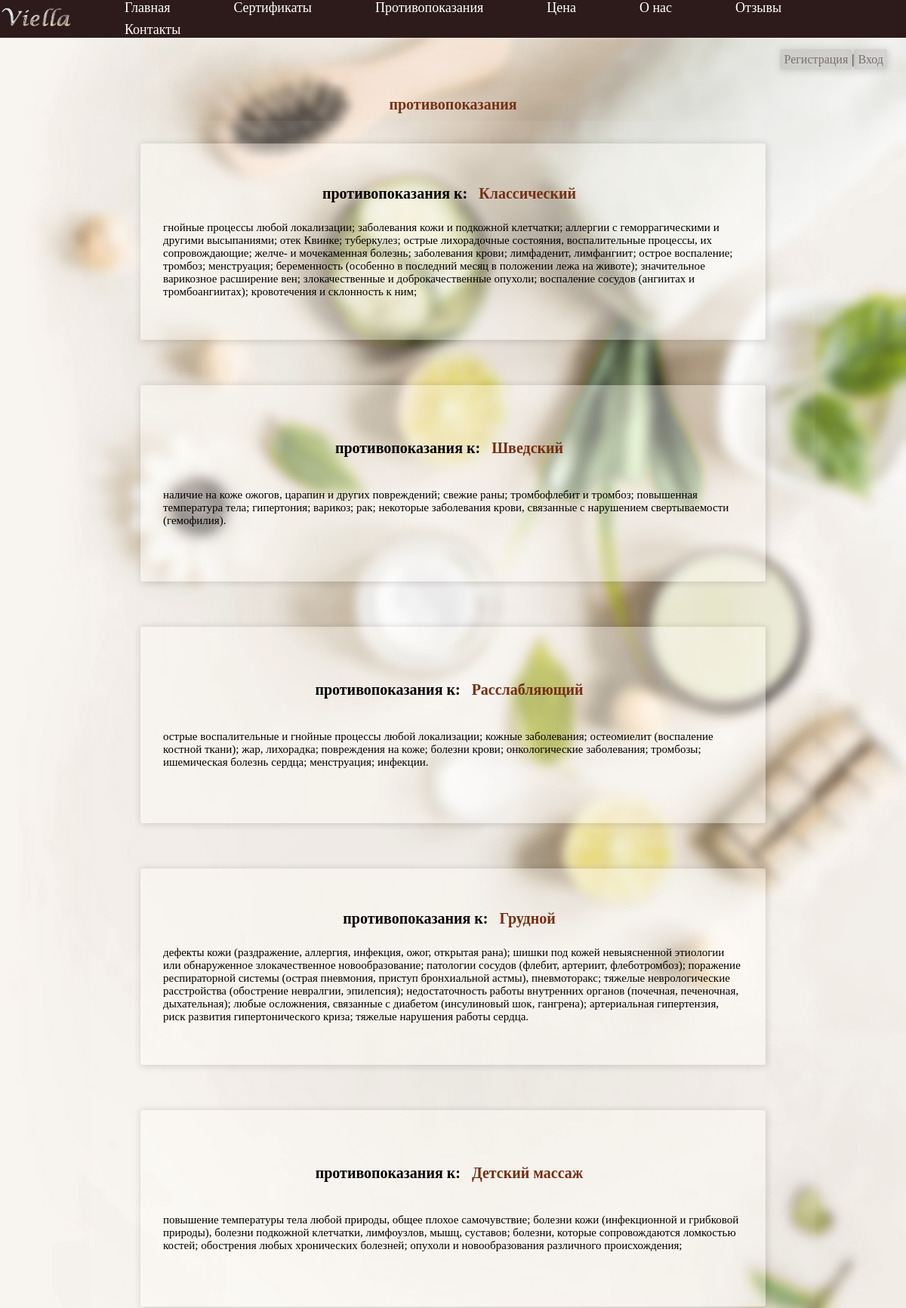
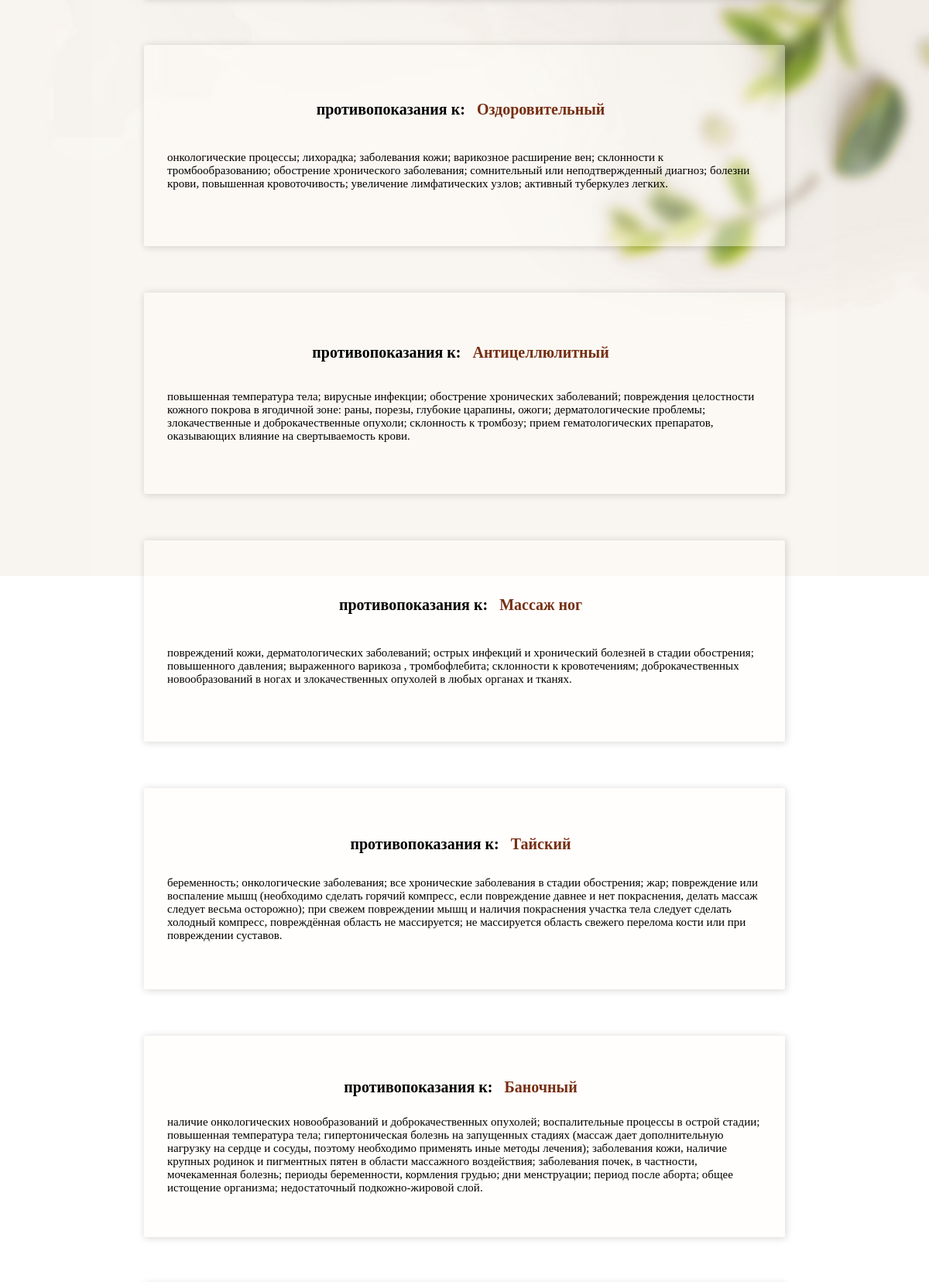
/stop/ (upper part), run on the app's committed database (2 pictures, top to bottom).
### main/models.py (models this page shows, shortened)
class Stop(models.Model):
    name_massage = models.OneToOneField(Massage, on_delete = models.CASCADE, primary_key = True, verbose_name='противопоказание к:')
    text = models.TextField(max_length=800 ,verbose_name='Список противопоказаний:')

class Massage(models.Model):
    name = models.CharField(max_length=32, verbose_name="Название массажа")
    description = models.TextField(verbose_name="Описание")
    fifteen_minutes = models.CharField(max_length=32, verbose_name='Цена за 15 минут')
    thirty_minutes = models.CharField(max_length=32, verbose_name='Цена за 30 минут')
    forty_five_minutes = models.CharField(max_length=32, verbose_name='Цена за 45 минут')
    sixty_minutes = models.CharField(max_length=32, verbose_name='Цена за 60 минут')
    image = models.ImageField(upload_to='%Y/%m/%d', verbose_name="Изображение")
    class Meta:
        ordering = ["id"]
        verbose_name = 'Массаж'
        verbose_name_plural = 'Массажи'
    def __str__(self):
        return self.name

### main/views.py (the view)
# urls.py: path('stop/', stop_view, name='stop'),
def stop_view(request):
    stop = Stop.objects.all()
    context = {"stop_list": stop}
    return render(request, 'main/stop.html', context)

### main/templates/main/stop.html (shortened to what this page needs)
{%extends 'root.html'%}
{%load static%}
{%block content%}
<div class="body">
<p class="p_h" style="margin-top: 70px;">противопоказания</p>
<div style="width: 80%;
            background-color: #f3f3f310;
            display: flex;
            flex-direction: column;
            align-items: center;">
    {%for stop in stop_list%}
        <div style="padding: 30px;
                    margin: 30px;
                    width: 80%;
                    display: flex;
                    flex-direction: column;
                    justify-content: space-evenly;
                    height: 200px;
                    align-items: center;
                    border-radius: 3px;
                    box-shadow: 1px 1px 10px 1px #00000024;
                    background-color: #fffbf663;">
        <p style="font-size: 20px;"><b>противопоказания к:</b> <span class="p_h">{{stop.name_massage}}</span></p>
        <p>{{stop.text}}</p>
        </div>
    {%endfor%}
</div>
</div>
{%endblock%}

### static/css/style.css (style rules this page uses)
* { margin: 0px; padding: 0px; }
body { display: flex; flex-wrap: nowrap; flex-direction: column; align-items: center; }
p { font-family: Century Gothic; font-size: 15px; }
.p_h { font-size: 20px; color: #762e12; padding: 10px; font-weight: bold; }

### data on the page
Stop: name_massage "Классический", text "гнойные процессы любой локализации; заболевания кожи и подкожной клетчатки; аллергии с геморрагическими и другими высыпаниями; отек Квинке; туберкулез; острые лихорадочные состояния, воспалительные процессы, их сопровождающие; желче- и мочекаменная болезнь; заболевания крови; лимфаденит, лимфангиит; острое воспаление; тромбоз; менструация; беременность (особенно в последний месяц в положении лежа на животе); значительное варикозное расширение вен; злокачественные и доброкачественные опухоли; воспаление сосудов (ангиитах и тромбоангиитах); кровотечения и склонность к ним;"
Stop: name_massage "Шведский", text "наличие на коже ожогов, царапин и других повреждений; свежие раны; тромбофлебит и тромбоз; повышенная температура тела; гипертония; варикоз; рак; некоторые заболевания крови, связанные с нарушением свертываемости (гемофилия)."
Stop: name_massage "Расслабляющий", text "острые воспалительные и гнойные процессы любой локализации; кожные заболевания; остеомиелит (воспаление костной ткани); жар, лихорадка; повреждения на коже; болезни крови; онкологические заболевания; тромбозы; ишемическая болезнь сердца; менструация; инфекции."
Stop: name_massage "Грудной", text "дефекты кожи (раздражение, аллергия, инфекция, ожог, открытая рана); шишки под кожей невыясненной этиологии или обнаруженное злокачественное новообразование; патологии сосудов (флебит, артериит, флеботромбоз); поражение респираторной системы (острая пневмония, приступ бронхиальной астмы), пневмоторакс; тяжелые неврологические расстройства (обострение невралгии, эпилепсия); недостаточность работы внутренних органов (почечная, печеночная, дыхательная); любые осложнения, связанные с диабетом (инсулиновый шок, гангрена); артериальная гипертензия, риск развития гипертонического криза; тяжелые нарушения работы сердца."
Stop: name_massage "Детский массаж", text "повышение температуры тела любой природы, общее плохое самочувствие; болезни кожи (инфекционной и грибковой природы), болезни подкожной клетчатки, лимфоузлов, мышц, суставов; болезни, которые сопровождаются ломкостью костей; обострения любых хронических болезней; опухоли и новообразования различного происхождения;"
Stop: name_massage "Оздоровительный", text "онкологические процессы; лихорадка; заболевания кожи; варикозное расширение вен; склонности к тромбообразованию; обострение хронического заболевания; сомнительный или неподтвержденный диагноз; болезни крови, повышенная кровоточивость; увеличение лимфатических узлов; активный туберкулез легких."
Stop: name_massage "Антицеллюлитный", text "повышенная температура тела; вирусные инфекции; обострение хронических заболеваний; повреждения целостности кожного покрова в ягодичной зоне: раны, порезы, глубокие царапины, ожоги; дерматологические проблемы; злокачественные и доброкачественные опухоли; склонность к тромбозу; прием гематологических препаратов, оказывающих влияние на свертываемость крови."
Stop: name_massage "Массаж ног", text "повреждений кожи, дерматологических заболеваний; острых инфекций и хронический болезней в стадии обострения; повышенного давления; выраженного варикоза , тромбофлебита; склонности к кровотечениям; доброкачественных новообразований в ногах и злокачественных опухолей в любых органах и тканях."
Stop: name_massage "Тайский", text "беременность; онкологические заболевания; все хронические заболевания в стадии обострения; жар; повреждение или воспаление мышц (необходимо сделать горячий компресс, если повреждение давнее и нет покраснения, делать массаж следует весьма осторожно); при свежем повреждении мышц и наличия покраснения участка тела следует сделать холодный компресс, повреждённая область не массируется; не массируется область свежего перелома кости или при повреждении суставов."
Stop: name_massage "Баночный", text "наличие онкологических новообразований и доброкачественных опухолей; воспалительные процессы в острой стадии; повышенная температура тела; гипертоническая болезнь на запущенных стадиях (массаж дает дополнительную нагрузку на сердце и сосуды, поэтому необходимо применять иные методы лечения); заболевания кожи, наличие крупных родинок и пигментных пятен в области массажного воздействия; заболевания почек, в частности, мочекаменная болезнь; периоды беременности, кормления грудью; дни менструации; период после аборта; общее истощение организма; недостаточный подкожно-жировой слой."
